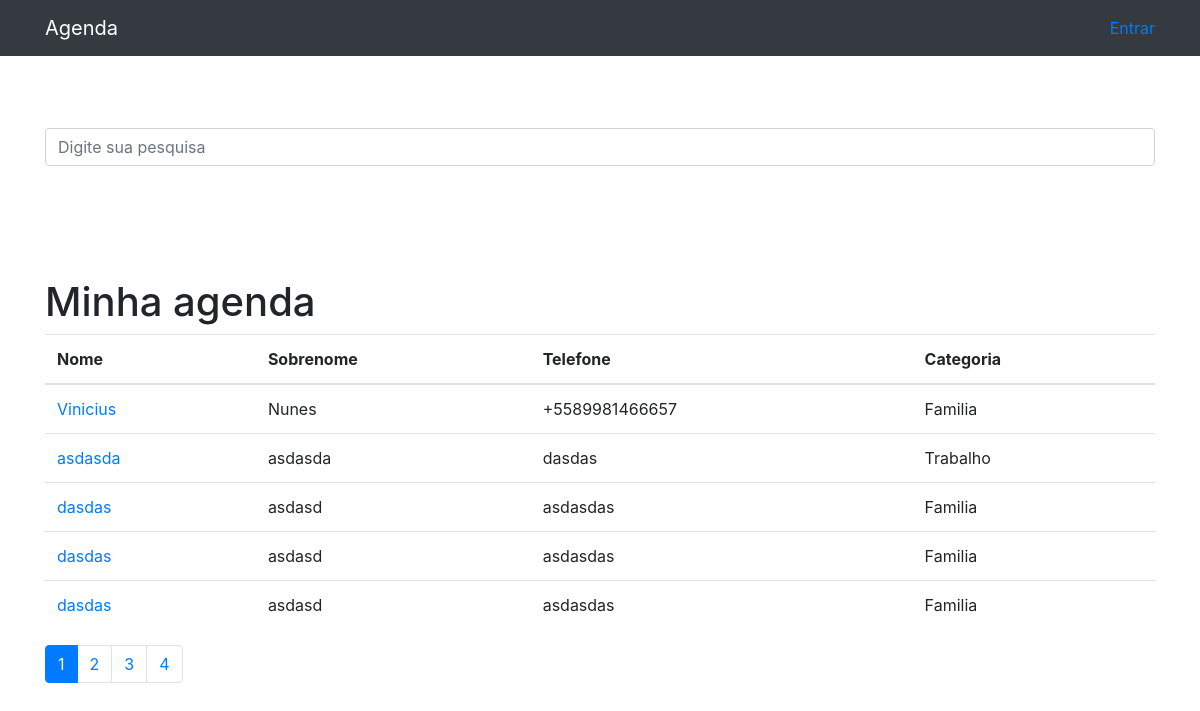
The page / on the database its author committed.
### contatos/models.py (models this page shows, shortened)
class Contato(models.Model):
    nome = models.CharField(max_length=255)
    sobrenome = models.CharField(max_length=255, blank=True) # sobrenome é opcional
    telefone = models.CharField(max_length=255)
    email = models.CharField(max_length=255, blank=True)
    data_criacao = models.DateTimeField(default=timezone.now)
    descricao = models.TextField(blank=True)
    categoria = models.ForeignKey(Categoria, on_delete=models.DO_NOTHING)# relação entre as tabelas categoria e contato
    mostrar = models.BooleanField(default=True)

class Categoria(models.Model): # classe categoria de telefones
    nome = models.CharField(max_length=255)
    def __str__(self) -> str:
        return self.nome

### contatos/views.py (the view)
# urls.py: path('', views.index, name='index'),
def index(request):
    contato = Contato.objects.order_by('-id').filter(mostrar =True) #order_by('-id')ordena os dados de pelo id de forma decrescente, filter(mostrar = True) retorna somente os dados com os campos marcados como mostrar
    paginas = Paginator(contato, 5)
    page = request.GET.get('p')
    contato = paginas.get_page(page)
    return render(request, 'contatos/index.html', {
        'cont': contato
    })

### contatos/templates/contatos/index.html
{% extends 'base.html'%}
{%block conteudo%}
    <h1 class="mt-5">Minha agenda</h1>
    <table class="table">
    <thead>
        <tr>
            <th>Nome</th>
            <th>Sobrenome</th>
            <th>Telefone</th>
            <th>Categoria</th>
        </tr>
    </thead>
    <tbody>
        {% for contato in cont %}
                <tr>
                    <td>
                        <a href="{% url 'ver_contato' contato.id %}">{{contato.nome}}</a>
                    </td>
                    <td>{{contato.sobrenome}}</td>
                    <td>{{contato.telefone}}</td>
                    <td>{{contato.categoria}}</td>
                </tr>
        {% endfor %}
    </tbody>
    </table>
    <nav aria-label="Page navigation example">
        <ul class="pagination">
            {% for paginas in cont.paginator.page_range %}
                {% if cont.number == paginas %}
                    <li class="page-item active">
                        <a class="page-link" href="?p={{ paginas }}">{{ paginas }}</a>
                    </li>
                {% else %}
                    <li class="page-item ">
                        <a class="page-link" href="?p={{ paginas }}">{{ paginas }}</a>
                    </li>
                {% endif%}
            {% endfor %}
        </ul>
      </nav>
{%endblock%}

### rows shown on the page
Contato: nome "Vinicius", sobrenome "Nunes", telefone "+5589981466657", categoria "Familia"
Contato: nome "asdasda", sobrenome "asdasda", telefone "dasdas", categoria "Trabalho"
Contato: nome "dasdas", sobrenome "asdasd", telefone "asdasdas", categoria "Familia"
Contato: nome "dasdas", sobrenome "asdasd", telefone "asdasdas", categoria "Familia"
Contato: nome "dasdas", sobrenome "asdasd", telefone "asdasdas", categoria "Familia"

### other values the page prints
{{ paginas }} "1"
{{ paginas }} "2" "3" "4"
